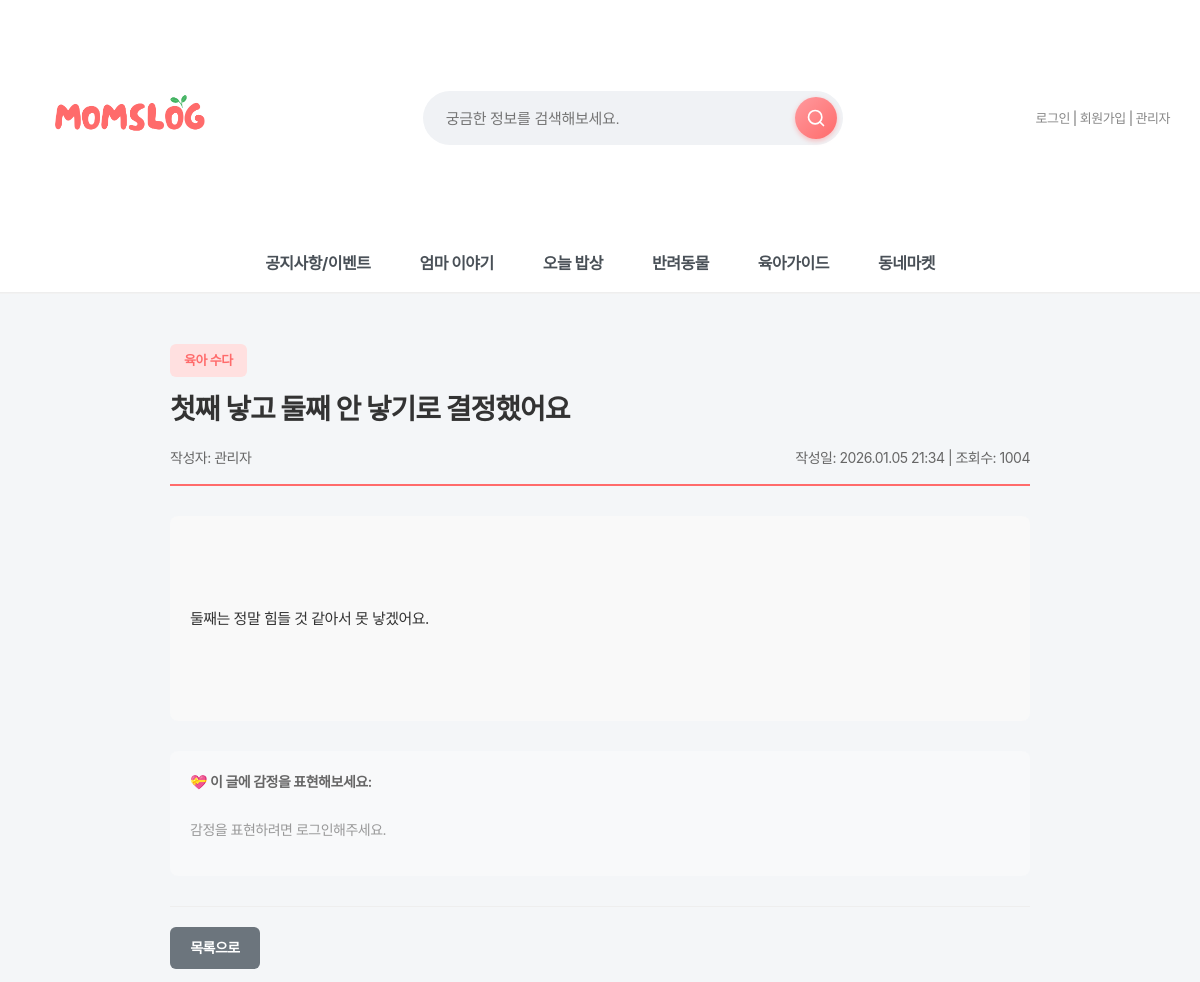
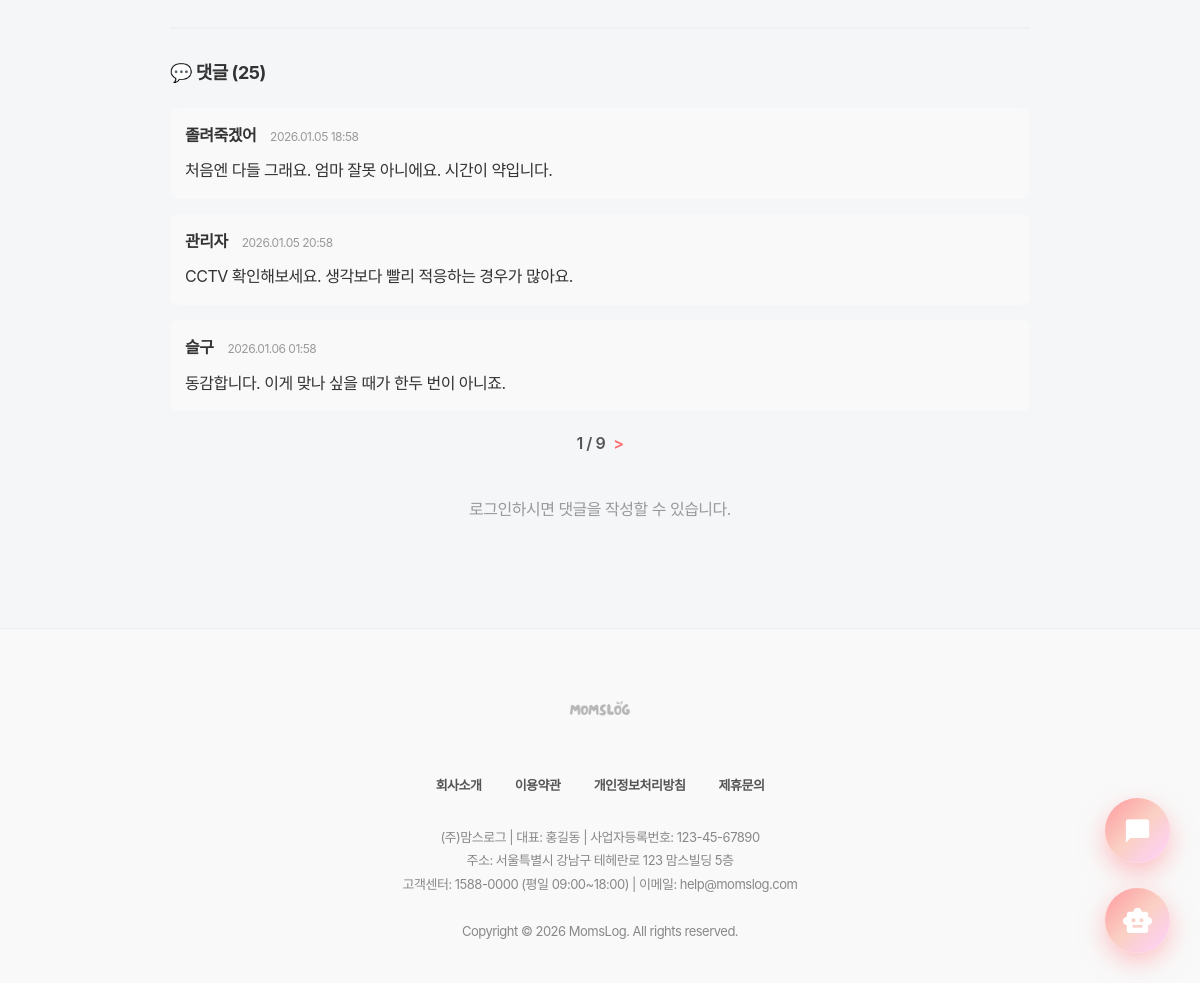
Page /board/free/123/ on the committed database (2 pictures, top to bottom).
### board/models.py (models this page shows, shortened)
class FreePost(models.Model):
    CATEGORY_CHOICES = [
        ('all', '전체보기'),
        ('mom', '육아수다'),
        ('husband', '남편뒷담화'),
        ('family', '시댁/친정'),
        ('preg', '임신출산'),
    ]
    REGION_CHOICES = [
        ('seoul', '서울시'),
        ('gyeonggi', '경기도'),
        ('incheon', '인천시'),
        ('daejeon', '대전시'),
        ('daegu', '대구시'),
        ('busan', '부산시'),
        ('gwangju', '광주시'),
        ('ulsan', '울산시'),
        ('sejong', '세종시'),
        ('other', '기타'),
    ]
    category = models.CharField(
        max_length=20,
        choices=CATEGORY_CHOICES,
        default='mom',
        verbose_name='카테고리'
    )
    title = models.CharField(max_length=200, verbose_name="제목")
    content = models.TextField(verbose_name="내용")
    author = models.ForeignKey(settings.AUTH_USER_MODEL, on_delete=models.CASCADE, verbose_name="작성자")
    created_at = models.DateTimeField(auto_now_add=True, verbose_name="작성일")
    views = models.IntegerField(default=0, verbose_name="조회수")
    reaction_empathy = models.IntegerField(default=0, verbose_name="공감해요")      # 🤝
    reaction_courage = models.IntegerField(default=0, verbose_name="힘내세요")     # 💪
    reaction_cheer = models.IntegerField(default=0, verbose_name="축하해요")       # 🎉
    reaction_support = models.IntegerField(default=0, verbose_name="응원해요")     # 👏
    reaction_thanks = models.IntegerField(default=0, verbose_name="고마워요")      # 🙏
    region = models.CharField(max_length=20, choices=REGION_CHOICES, null=True, blank=True, verbose_name="지역")
    district = models.CharField(max_length=50, null=True, blank=True, verbose_name="구/군")
    dong = models.CharField(max_length=50, null=True, blank=True, verbose_name="동/읍/면")
    latitude = models.DecimalField(max_digits=9, decimal_places=6, null=True, blank=True, verbose_name="위도")
    longitude = models.DecimalField(max_digits=9, decimal_places=6, null=True, blank=True, verbose_name="경도")
    comment_count = models.IntegerField(default=0, verbose_name="댓글수")
    bookmark_count = models.IntegerField(default=0, verbose_name="저장수")
    popularity_score = models.FloatField(default=0, verbose_name="인기도 점수")
    is_pinned = models.BooleanField(default=False, verbose_name="운영진 고정")
    pinned_at = models.DateTimeField(null=True, blank=True, verbose_name="고정 시간")
    class Meta:
        verbose_name = '자유게시판'
        verbose_name_plural = '자유게시판'
        ordering = ['-created_at']
        indexes = [
            models.Index(fields=['-is_pinned', '-popularity_score', '-created_at']),
            models.Index(fields=['region', '-popularity_score']),
        ]

class FreeComment(models.Model):
    post = models.ForeignKey(FreePost, on_delete=models.CASCADE, related_name="comments")
    author = models.ForeignKey(settings.AUTH_USER_MODEL, on_delete=models.CASCADE)
    content = models.TextField()
    created_at = models.DateTimeField(auto_now_add=True)
    class Meta:
        verbose_name = "자유게시판 댓글"
        verbose_name_plural = "자유게시판 댓글"
        ordering = ["created_at"]

### accounts/models.py (models this page shows, shortened)
class User(AbstractUser):
    real_name = models.CharField("이름", max_length=30)
    nickname = models.CharField("닉네임", max_length=30, unique=True)
    jumin = models.CharField("주민번호", max_length=20)  # 000000-0000000
    phone = models.CharField("휴대폰 번호", max_length=20)
    email = models.EmailField("이메일", max_length=254)
    address = models.CharField("주소", max_length=200, blank=True, null=True)
    address_detail = models.CharField("상세주소", max_length=200, blank=True, null=True)
    point = models.PositiveIntegerField("포인트", default=0)
    grade = models.CharField("회원 등급", max_length=10, choices=GRADE_CHOICES, default="start")
    GENDER_CHOICES = [
        ('M', '남자'),
        ('F', '여자'),
    ]
    gender = models.CharField("성별", max_length=1, choices=GENDER_CHOICES, default='F')
    has_children = models.BooleanField("자녀 유무", default=False)
    CHILD_STAGE_CHOICES = [
        ("kindergarten", "유치원"),
        ("elementary", "초등학생"),
        ("middle", "중학생"),
        ("high", "고등학생"),
        ("adult", "성인"),
        ("other", "기타"),
    ]
    children_stages = models.JSONField("자녀 학령(복수)", default=list, blank=True)
    terms_agreed = models.BooleanField("약관 동의", default=False)

### board/views.py (the view)
# urls.py: path('free/<int:pk>/', views.free_detail, name='free_detail'),   # 게시글 🔥상세보기  # (혜은 25-12-31 추가)
def free_detail(request, pk):
    post = get_object_or_404(FreePost, pk=pk)
    FreePost.objects.filter(pk=pk).update(views=F('views') + 1)
    post.refresh_from_db()  # 증가된 조회수 다시 가져오기
    selected_category = request.GET.get('category', 'all')
    if selected_category == 'all':
        qs = FreePost.objects.all().order_by('-created_at')
    else:
        qs = FreePost.objects.filter(category=selected_category).order_by('-created_at')
    total_count = qs.count()
    per_page = 5
    paginator = Paginator(qs, per_page)
    page_number = request.GET.get('page', 1)
    page_obj = paginator.get_page(page_number)
    start_number = total_count - per_page * (page_obj.number - 1)
    for idx, item in enumerate(page_obj.object_list):
        item.number = start_number - idx
    total_pages = paginator.num_pages
    current_page = page_obj.number
    start_page = max(1, current_page - 2)
    end_page = min(total_pages, start_page + 4)
    if end_page - start_page < 4:
        start_page = max(1, end_page - 4)
    comments_qs = post.comments.select_related('author').order_by("created_at")
    comment_paginator = Paginator(comments_qs, 3)
    comment_page_number = request.GET.get("comment_page", 1)
    comments_page = comment_paginator.get_page(comment_page_number)
    context = {
        'post': post,
        'posts': page_obj,
        'page_obj': page_obj,
        'total_count': total_count,
        'selected_category': selected_category,
        'start_page': start_page,
        'end_page': end_page,
        'comments_page': comments_page,
    }
    return render(request, 'board/free_detail.html', context)

### quests/context_processors.py (called while the page is built, shortened)
def today_quest(request):
    if not request.user.is_authenticated:
        return {
            "today_quest": None,
            "grade_progress": None,
        }

### board/templates/board/free_detail.html (shortened to what this page needs)
{% extends 'base.html' %}
{% load humanize %}
{% block content %}
<div class="free-detail-container">
    <div class="free-detail-header">
        <span class="free-category-badge">
            {% if post.category == 'mom' %}육아수다
            {% elif post.category == 'husband' %}남편뒷담화
            {% elif post.category == 'family' %}시댁/친정
            {% elif post.category == 'preg' %}임신출산
            {% else %}{{ post.get_category_display }}{% endif %}
        </span>
        <h1 class="free-title">{{ post.title }}</h1>
        <div class="free-meta">
            <span>작성자:
                {% if post.is_anonymous %}익명{% else %}{{ post.author.nickname|default:post.author.username }}{% endif %}
            </span>
            <span>작성일: {{ post.created_at|date:"Y.m.d H:i" }} | 조회수: {{ post.views }}</span>
        </div>
    </div>
    <div class="free-content">
        {{ post.content|linebreaks }}
    </div>
    <div style="padding: 20px; background: #f8f9fa; border-radius: 8px; margin-top: 20px; margin-bottom: 20px;">
        <p style="margin: 0 0 12px 0; font-size: 14px; color: #666; font-weight: 600;">💝 이 글에 감정을 표현해보세요:</p>
        <div class="reaction-buttons">
            {% if user.is_authenticated %}
                <button class="reaction-btn" data-type="empathy" onclick="addReaction({{ post.pk }}, 'empathy', this)">
                    🤝 공감 <span class="reaction-count">{{ post.reaction_empathy }}</span>
                </button>
                <button class="reaction-btn" data-type="courage" onclick="addReaction({{ post.pk }}, 'courage', this)">
                    💪 힘내 <span class="reaction-count">{{ post.reaction_courage }}</span>
                </button>
                <button class="reaction-btn" data-type="cheer" onclick="addReaction({{ post.pk }}, 'cheer', this)">
                    🎉 축하 <span class="reaction-count">{{ post.reaction_cheer }}</span>
                </button>
                <button class="reaction-btn" data-type="support" onclick="addReaction({{ post.pk }}, 'support', this)">
                    👏 응원 <span class="reaction-count">{{ post.reaction_support }}</span>
                </button>
                <button class="reaction-btn" data-type="thanks" onclick="addReaction({{ post.pk }}, 'thanks', this)">
                    🙏 감사 <span class="reaction-count">{{ post.reaction_thanks }}</span>
                </button>
            {% else %}
                <p style="color: #999; font-size: 14px;">
                    감정을 표현하려면 <a href="{% url 'accounts:login' %}">로그인</a>해주세요.
                </p>
            {% endif %}
        </div>
    </div>
    <div class="free-actions">
        <a href="{% url 'board:free_list' %}?category={{ request.GET.category|default:'all' }}&page={{ request.GET.page|default:1 }}"
        class="btn btn-secondary">
            목록으로
        </a>
    </div>
    <div class="comments-section">
        <div class="comments-header">💬 댓글 ({{ comments_page.paginator.count }})</div>
        {% for comment in comments_page %}
        <div class="comment-item" id="comment-{{ comment.id }}">
            <div>
                <span class="comment-author">{{ comment.author.nickname|default:comment.author.username }}</span>
                <span class="comment-time">{{ comment.created_at|date:"Y.m.d H:i" }}</span>
            </div>
            <div class="comment-content" id="comment-content-{{ comment.id }}">{{ comment.content }}</div>
        </div>
        {% empty %}
        <p style="text-align:center; color:#999; padding:30px 0;">첫 번째 댓글을 남겨주세요!</p>
        {% endfor %}
        <div class="pagination">
            <span> {{ comments_page.number }} / {{ comments_page.paginator.num_pages }}</span>
            {% if comments_page.has_next %}
                <a href="?category={{ request.GET.category|default:'all' }}&page={{ request.GET.page|default:1 }}&comment_page={{ comments_page.next_page_number }}">
                    &gt;
                </a>
            {% endif %}
        </div>
        {% if user.is_authenticated %}
        <div class="comment-form">
            <form method="post" action="{% url 'board:free_comment_create' post.pk %}?category={{ request.GET.category|default:'all' }}&page={{ request.GET.page|default:1 }}&comment_page={{ request.GET.comment_page|default:1 }}">
                {% csrf_token %}
                <textarea name="content" placeholder="댓글을 입력하세요." required></textarea>
                <button type="submit" class="btn btn-primary">댓글 작성</button>
            </form>
        </div>
        {% else %}
        <p style="text-align:center; color:#999; padding:20px 0;">
            <a href="{% url 'accounts:login' %}">로그인</a>하시면 댓글을 작성할 수 있습니다.
        </p>
        {% endif %}
    </div>
</div>
{% endblock %}

### static/css/style.css (style rules this page uses)
body { font-family: "Pretendard Variable", "Pretendard", -apple-system, BlinkMacSystemFont, system-ui, Roboto, "Helvetica Neue", "Segoe UI", "Apple SD Gothic Neo", "Noto Sans KR", "Malgun Gothic", "Apple Color Emoji", "Segoe UI Emoji", "Segoe UI Symbol", sans-serif; margin: 0; padding: 0; background-color: #f4f6f8; color: #333; line-height: 1.6; letter-spacing: -0.5px; -webkit-font-smoothing: antialiased; -moz-osx-font-smoothing: grayscale; }
h1, h2, h3, h4, h5, h6 { font-weight: 700; letter-spacing: -1px; margin-top: 0; }
a { text-decoration: none; color: inherit; transition: all 0.3s ease; }

### static/css/mobile.css (style rules this page uses)
* { box-sizing: border-box; }

### static/css/darkmode.css (style rules this page uses)
body, header, .main-nav, .card, input, textarea, select, button, table { transition: background-color 0.3s ease, color 0.3s ease, border-color 0.3s ease; }

### static/css/premium-finish.css (style rules this page uses)
* { --transition-fast: 0.2s; --transition-normal: 0.3s; --transition-slow: 0.5s; --ease-spring: cubic-bezier(0.23, 1, 0.320, 1); --ease-smooth: cubic-bezier(0.25, 0.46, 0.45, 0.94); }

### static/css/chatbot.css (style rules this page uses)
:root { --primary-gradient: linear-gradient(135deg, #FF9A9E 0%, #FAD0C4 50%, #FFD1FF 100%); --glass-bg: rgba(255, 255, 255, 0.85); --glass-border: 1px solid rgba(255, 255, 255, 0.5); --shadow-xl: 0 20px 40px rgba(0, 0, 0, 0.1), 0 10px 20px rgba(0, 0, 0, 0.05); --text-dark: #2d3436; }
body { font-family: 'Pretendard', sans-serif; }

### main/templates/base.html (style rules this page uses)
* { font-family: "Pretendard", -apple-system, BlinkMacSystemFont, system-ui, Roboto, "Helvetica Neue", "Segoe UI", "Apple SD Gothic Neo", "Noto Sans KR", "Malgun Gothic", "Apple Color Emoji", "Segoe UI Emoji", "Segoe UI Symbol", sans-serif; }

### board/templates/board/free_detail.html (style rules this page uses)
.free-detail-container { max-width: 900px; margin: 30px auto; padding: 20px; }
.free-detail-header { border-bottom: 2px solid #ff6b6b; padding-bottom: 15px; margin-bottom: 20px; }
.free-category-badge { display: inline-block; padding: 6px 14px; background: #ffe0e0; color: #ff6b6b; border-radius: 6px; font-size: 13px; font-weight: 600; margin-bottom: 10px; }
.free-title { font-size: 28px; font-weight: 700; margin-bottom: 15px; color: #333; }
.free-meta { display: flex; justify-content: space-between; font-size: 14px; color: #666; flex-wrap: wrap; gap: 10px; }
.free-content { line-height: 1.8; font-size: 15px; color: #333; white-space: pre-wrap; margin: 30px 0; padding: 20px; background: #f9f9f9; border-radius: 8px; }
.free-actions { display: flex; gap: 10px; margin-top: 30px; padding-top: 20px; border-top: 1px solid #eee; }
.btn { padding: 10px 20px; border-radius: 6px; text-decoration: none; font-weight: 600; font-size: 14px; cursor: pointer; border: none; }
.btn-secondary { background: #6c757d; color: white; }
.comments-section { margin-top: 40px; padding-top: 30px; border-top: 2px solid #f0f0f0; }
.comments-header { font-size: 18px; font-weight: 700; margin-bottom: 20px; }
.comment-item { background: #f9f9f9; padding: 15px; border-radius: 8px; margin-bottom: 15px; }
.comment-author { font-weight: 600; color: #333; margin-bottom: 5px; }
.comment-time { font-size: 12px; color: #999; margin-left: 10px; }
.comment-content { margin-top: 10px; line-height: 1.6; }
.btn { min-width: 90px; height: 42px; padding: 0 16px; display: inline-flex; align-items: center; justify-content: center; font-size: 14px; font-weight: 600; border-radius: 6px; box-sizing: border-box; }
.free-actions { display: flex; gap: 10px; }
.pagination { display: flex; justify-content: center; align-items: center; gap: 8px; margin: 20px 0; }
.pagination a { text-decoration: none; color: #ff6b6b; font-weight: 600; }
.pagination span { font-weight: 600; color: #555; }
.reaction-buttons { display: flex; flex-wrap: wrap; gap: 10px; }

### rows in the picture
FreePost: category "육아 수다", title "첫째 낳고 둘째 안 낳기로 결정했어요", author.nickname "관리자", created_at "2026.01.05 21:34", views "1004", content "둘째는 정말 힘들 것 같아서 못 낳겠어요."
FreeComment: author.nickname "졸려죽겠어", created_at "2026.01.05 18:58", content "처음엔 다들 그래요. 엄마 잘못 아니에요. 시간이 약입니다."
FreeComment: author.nickname "관리자", created_at "2026.01.05 20:58", content "CCTV 확인해보세요. 생각보다 빨리 적응하는 경우가 많아요."
FreeComment: author.nickname "슬구", created_at "2026.01.06 01:58", content "동감합니다. 이게 맞나 싶을 때가 한두 번이 아니죠."

### other values in the picture
{{ comments_page.paginator.count }} "25"
{{ comments_page.number }} "1"
{{ comments_page.paginator.num_pages }} "9"
